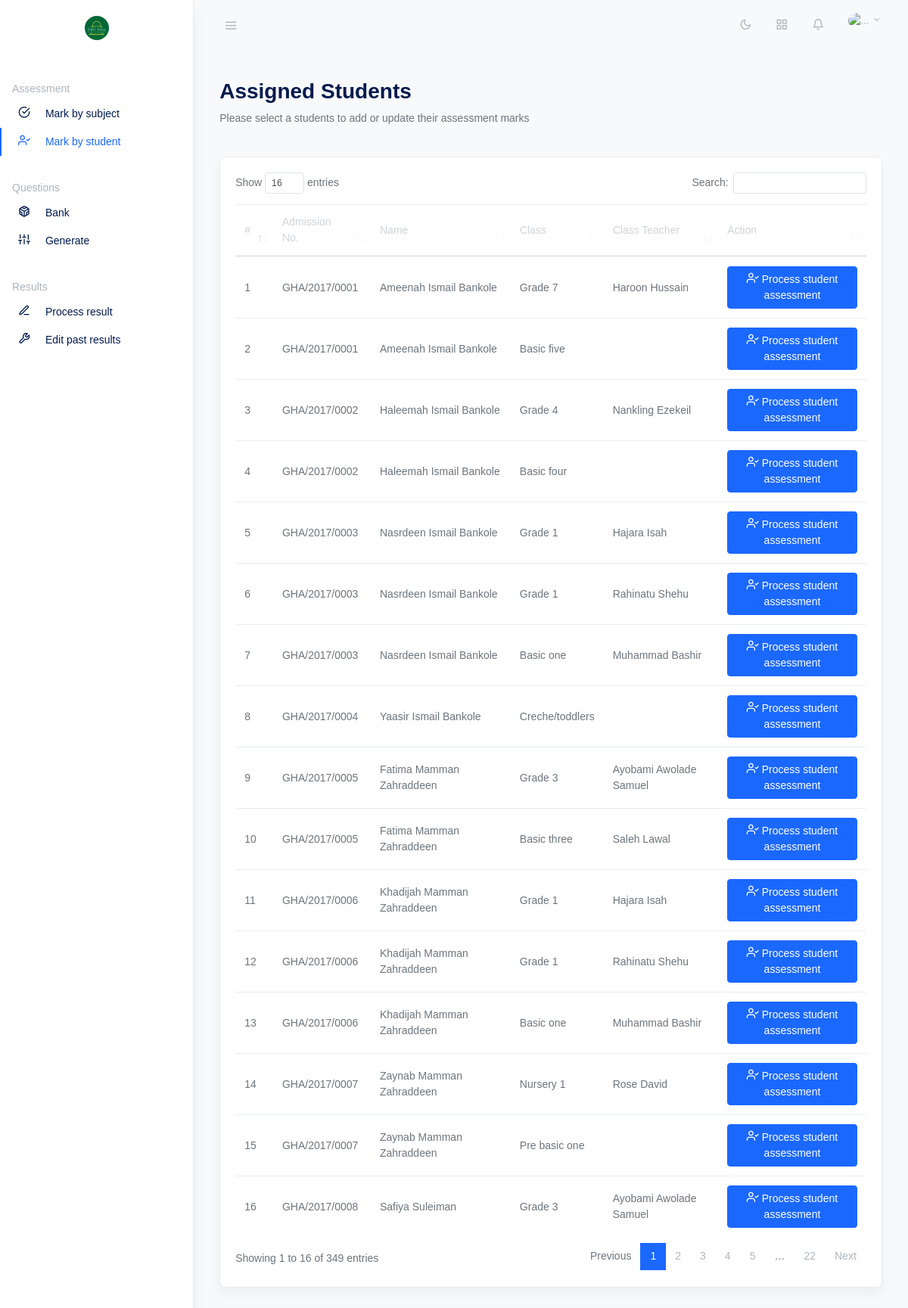
Page /assessments/students.php (signed in) on the committed database.
### tables this page shows
CREATE TABLE `students` (
  `id` int NOT NULL,
  `admission_no` varchar(30) DEFAULT NULL,
  `firstName` varchar(200) DEFAULT NULL,
  `lastName` varchar(200) DEFAULT NULL,
  `gender` varchar(10) DEFAULT NULL,
  `dob` varchar(50) DEFAULT NULL,
  `class_id` int DEFAULT NULL,
  `term` int DEFAULT NULL,
  `session` varchar(200) DEFAULT NULL,
  `address` varchar(2000) DEFAULT NULL,
  `phoneNumber` varchar(22) DEFAULT NULL,
  `religion` varchar(50) DEFAULT NULL,
  `email` varchar(225) DEFAULT NULL,
  `city` varchar(500) DEFAULT NULL,
  `state` varchar(200) DEFAULT NULL,
  `country` varchar(1000) DEFAULT NULL,
  `height` varchar(11) DEFAULT NULL,
  `weight` varchar(11) DEFAULT NULL,
  `bloodGroup` varchar(11) DEFAULT NULL,
  `likes` text,
  `dislikes` text,
  `health_info` text,
  `disorder` varchar(5000) DEFAULT NULL,
  `allergies` text,
  `status` int DEFAULT '1',
  `join_date` date DEFAULT NULL,
  `photo` varchar(225) DEFAULT NULL,
  `multiClass` int DEFAULT '0',
  `2ndSession` int DEFAULT NULL,
  `2ndJoin_date` date DEFAULT NULL,
  `2ndTerm` int DEFAULT NULL,
  `2ndClass_id` int DEFAULT NULL,
  `otp` varchar(5000) DEFAULT NULL,
  `password` varchar(100) DEFAULT NULL,
  `pickup_name1` text,
  `pickup_name2` text,
  `pickup_name3` text,
  `pickup_relationship1` text,
  `pickup_relationship2` text,
  `pickup_relationship3` text,
  `pickup_number1` text,
  `pickup_number2` text,
  `pickup_number3` text,
  `modified_by` int DEFAULT NULL,
  `modified_on` timestamp NOT NULL DEFAULT CURRENT_TIMESTAMP ON UPDATE CURRENT_TIMESTAMP,
  `create_datetime` datetime DEFAULT CURRENT_TIMESTAMP
);

CREATE TABLE `classes` (
  `id` int NOT NULL,
  `class` varchar(255) NOT NULL,
  `section_id` varchar(22) NOT NULL,
  `modified_by` varchar(200) NOT NULL,
  `create_datetime` timestamp NOT NULL DEFAULT CURRENT_TIMESTAMP ON UPDATE CURRENT_TIMESTAMP,
  `marks` int DEFAULT NULL,
  `status` int NOT NULL DEFAULT '1'
);

### settings.php (called while the page is built, shortened)
<?php
$gender = $_SESSION['gender'];

### assessments/students.php (the view, shortened to what this page needs)
<?php require('../settings.php'); ?>
<!doctype html>
<html lang="en">
<head>
  <link rel="stylesheet" href="../css/simplebar.css">
  <link href="../overpass-font.css" rel="stylesheet">
  <link rel="stylesheet" href="../css/feather.css">
  <link rel="stylesheet" href="../css/dataTables.bootstrap4.css">
  <link rel="stylesheet" href="../css/daterangepicker.css">
  <link rel="stylesheet" href="../css/app-light.css" id="lightTheme">
  <link rel="stylesheet" href="../css/app-dark.css" id="darkTheme" disabled>
</head>
<body class="vertical  light  ">
  <div class="wrapper">
    <nav class="topnav navbar navbar-light">
      <button type="button" class="navbar-toggler text-muted mt-2 p-0 mr-3 collapseSidebar">
        <i class="fe fe-menu navbar-toggler-icon"></i>
      </button>
      <ul class="nav">
        <li class="nav-item">
          <a class="nav-link text-muted my-2" href="#" id="modeSwitcher" data-mode="light">
            <i class="fe fe-sun fe-16"></i>
          </a>
        </li>
        <li class="nav-item">
          <a class="nav-link text-muted my-2" href="./#" data-toggle="modal" data-target=".modal-shortcut">
            <span class="fe fe-grid fe-16"></span>
          </a>
        </li>
        <li class="nav-item nav-notif">
          <a class="nav-link text-muted my-2" href="./#" data-toggle="modal" data-target=".modal-notif">
            <span class="fe fe-bell fe-16"></span>
          </a>
        </li>
        <li class="nav-item dropdown">
          <a class="nav-link dropdown-toggle text-muted pr-0" href="#" id="navbarDropdownMenuLink" role="button" data-toggle="dropdown" aria-haspopup="true" aria-expanded="false">
            <span class="avatar avatar-sm mt-2">
              <?php
              if ($gender == 'Female') { ?>
                <img src="../../uploads/staff-profiles/2.jpeg" alt="..." class="avatar-img rounded-circle">
              <?php } else { ?>
                <img src="../../uploads/staff-profiles/1.jpeg" alt="..." class="avatar-img rounded-circle">
              <?php } ?>
            </span>
          </a>
        </li>
      </ul>
    </nav>
    <aside class="sidebar-left border-right bg-white shadow" id="leftSidebar" data-simplebar>
      <nav class="vertnav navbar navbar-light">
        <div class="w-100 mb-4 d-flex">
          <a class="navbar-brand mx-auto mt-2 flex-fill text-center" href="./index.php">
            <span class="avatar avatar-sm mt-2">
              <img src="../assets/images/logo.jpg" size="20" alt="..." class="avatar-img rounded-circle">
            </span>
          </a>
        </div>
        <p class="text-muted nav-heading mt-4 mb-1">
          <span>Assessment</span>
        </p>
        <ul class="navbar-nav flex-fill w-100 mb-2">
          <li class="nav-item">
            <a class="nav-link" href="subjects.php">
              <i class="fe fe-check-circle fe-16"></i>
              <span class="ml-3 item-text">Mark by subject</span>
            </a>
          </li>
          <li class="nav-item active">
            <a class="nav-link text-primary" href="#">
              <i class="fe fe-user-check fe-16"></i>
              <span class="ml-3 item-text">Mark by student</span>
            </a>
          </li>
        </ul>
        <p class="text-muted nav-heading mt-4 mb-1">
          <span>Questions</span>
        </p>
        <ul class="navbar-nav flex-fill w-100 mb-2">
          <li class="nav-item">
            <a class="nav-link" href="question-bank.php">
              <i class="fe fe-codesandbox fe-16"></i>
              <span class="ml-3 item-text">Bank</span>
            </a>
          </li>
          <li class="nav-item">
            <a class="nav-link" href="generate.php">
              <i class="fe fe-sliders fe-16"></i>
              <span class="ml-3 item-text">Generate</span>
            </a>
          </li>
        </ul>
        <p class="text-muted nav-heading mt-4 mb-1">
          <span>Results</span>
        </p>
        <ul class="navbar-nav flex-fill w-100 mb-2">
          <li class="nav-item">
            <a class="nav-link" href="add-remarks.php">
              <i class="fe fe-edit-3 fe-16"></i>
              <span class="ml-3 item-text">Process result</span>
            </a>
          </li>
          <li class="nav-item">
            <a class="nav-link" href="past-results.php">
              <i class="fe fe-tool fe-16"></i>
              <span class="ml-3 item-text">Edit past results</span>
            </a>
          </li>
        </ul>
      </nav>
    </aside>
    <main role="main" class="main-content">
      <div class="container-fluid">
        <div class="row justify-content-center">
          <div class="col-12">
            <div class="row align-items-center my-3">
              <div class="col">
                <h2 class="mb-2 page-title">Assigned Students</h2>
                <p class="mb-3">Please select a students to add or update their assessment marks</p>
              </div>
            </div>
            <div class="row my-4">
              <div class="col-md-12">
                <div class="card shadow">
                  <div class="card-body">
                    <table class="table datatables" id="dataTable-1">
                      <thead>
                        <tr>
                          <th>#</th>
                          <th>Admission No.</th>
                          <th>Name</th>
                          <th>Class</th>
                          <th>Class Teacher</th>
                          <th>Action</th>
                        </tr>
                      </thead>
                      <tbody>
                        <?php
                        try {
                          $sql = "SELECT s.admission_no, s.id, CONCAT(s.firstName, ' ', s.lastName) AS full_name, c.class, a.teacher_id, CONCAT(u.first_name, ' ', u.last_name) AS teacher_name, a.class_id
            FROM students s INNER JOIN classes c ON s.class_id = c.id OR s.2ndClass_id = c.id
            LEFT JOIN assigned_classes a ON c.id = a.class_id
            LEFT JOIN staffs u ON a.teacher_id = u.id
            WHERE s.status = 1";
                          $stmt = $pdo->prepare($sql);
                          $stmt->execute();
                          $students = $stmt->fetchAll(PDO::FETCH_ASSOC);
                        } catch (PDOException $e) {
                          echo 'Error: ' . $e->getMessage();
                          die();
                        }
                        foreach ($students as $index => $student) : ?>
                          <tr>
                            <td>
                              <?= $index + 1 ?>
                            </td>
                            <td>
                              <?= $student['admission_no'] ?>
                            </td>
                            <td>
                              <?= $student['full_name'] ?>
                            </td>
                            <td>
                              <?= $student['class'] ?>
                            </td>
                            <td>
                              <?= $student['teacher_name'] ?>
                            </td>
                            <td>
                              <form action="student-assessment.php" method="POST">
                                <button type="submit" class="btn  w-100 btn-primary"><i class="fe fe-user-check fe-16"></i> Process student assessment</button>
                              </form>
                            </td>
                          </tr>
                        <?php endforeach; ?>
                      </tbody>
                    </table>
                  </div>
                </div>
              </div>
            </div>
          </div>
        </div>
      </div>
    </main>
  </div>
</body>
</html>

### css/simplebar.css (style rules this page uses)
[data-simplebar] { position: relative; flex-direction: column; flex-wrap: wrap; justify-content: flex-start; align-content: flex-start; align-items: flex-start; }

### css/feather.css (style rules this page uses)
.fe { font-family: "feather" !important; speak: none; font-style: normal; font-weight: normal; font-variant: normal; text-transform: none; line-height: 1; -webkit-font-smoothing: antialiased; -moz-osx-font-smoothing: grayscale; }
.fe-16 { font-size: 16px; }
.fe-bell:before { content: ""; }
.fe-check-circle:before { content: ""; }
.fe-codesandbox:before { content: ""; }
.fe-edit-3:before { content: ""; }
.fe-grid:before { content: ""; }
.fe-menu:before { content: ""; }
.fe-sliders:before { content: ""; }
.fe-sun:before { content: ""; }
.fe-tool:before { content: ""; }
.fe-user-check:before { content: ""; }

### assessments/students.php (style rules this page uses)
.card { border-radius: 8px; }

### rows in the picture
students: admission_no "GHA/2017/0001", full_name "Ameenah Ismail Bankole", class.class "Grade 7", teacher_name "Haroon Hussain", class.class "Basic five"
students: admission_no "GHA/2017/0002", full_name "Haleemah Ismail Bankole", class.class "Grade 4", teacher_name "Nankling Ezekeil", class.class "Basic four"
students: admission_no "GHA/2017/0003", full_name "Nasrdeen Ismail Bankole", class.class "Grade 1", teacher_name "Hajara Isah", teacher_name "Rahinatu Shehu", class.class "Basic one", teacher_name "Muhammad Bashir"
students: admission_no "GHA/2017/0004", full_name "Yaasir Ismail Bankole", class.class "Creche/toddlers"
students: admission_no "GHA/2017/0005", full_name "Fatima Mamman Zahraddeen", class.class "Grade 3", teacher_name "Ayobami Awolade Samuel", class.class "Basic three", teacher_name "Saleh Lawal"
students: admission_no "GHA/2017/0006", full_name "Khadijah Mamman Zahraddeen", class.class "Grade 1", teacher_name "Hajara Isah", teacher_name "Rahinatu Shehu", class.class "Basic one", teacher_name "Muhammad Bashir"
students: admission_no "GHA/2017/0007", full_name "Zaynab Mamman Zahraddeen", class.class "Nursery 1", teacher_name "Rose David", class.class "Pre basic one"
students: admission_no "GHA/2017/0008", full_name "Safiya Suleiman", class.class "Grade 3", teacher_name "Ayobami Awolade Samuel"
